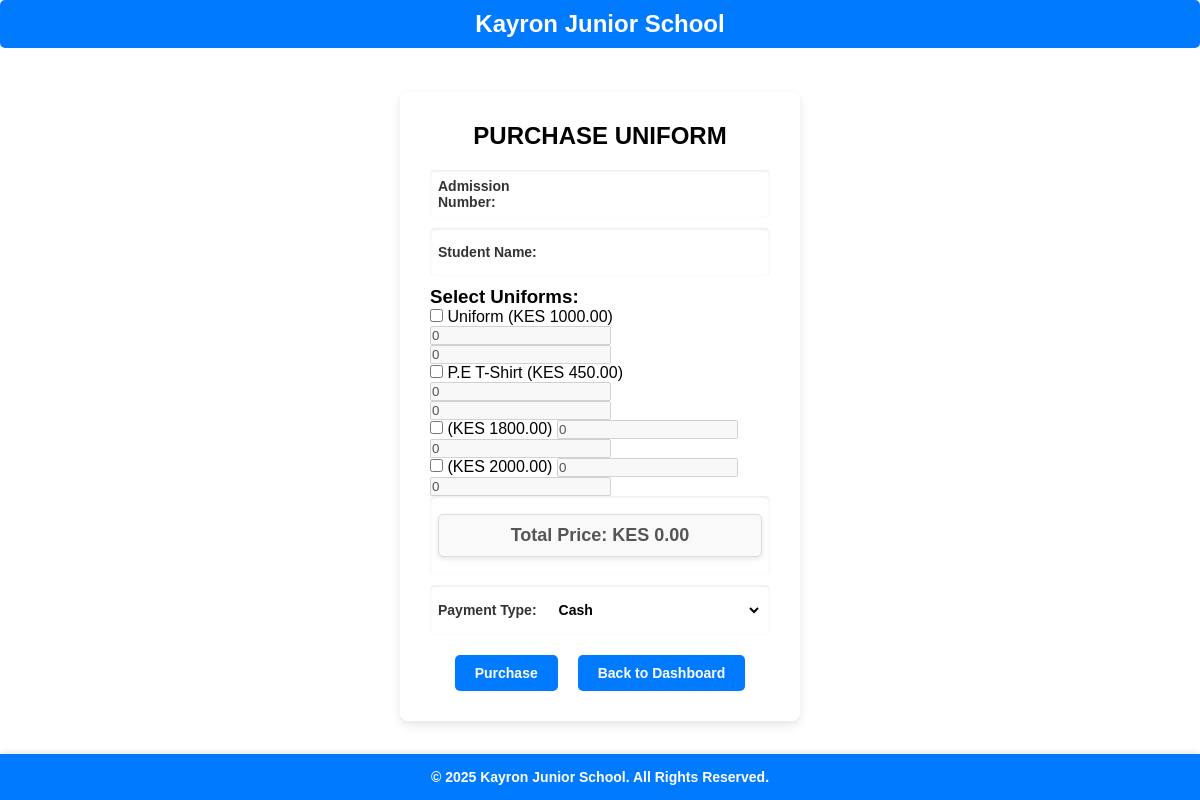
Screenshot of /php/process-uniform.php with the database file from the repository.
### tables this page shows
CREATE TABLE uniform_prices (
    id INT AUTO_INCREMENT PRIMARY KEY,
    uniform_type ENUM('Uniform', 'P.E T-Shirt', 'Track Suit 20-26', 'Track Suit 28-32') NOT NULL,
    size VARCHAR(50) NOT NULL,
    price DECIMAL(10,2) NOT NULL
);

### php/process-uniform.php (the view, shortened to what this page needs)
<!DOCTYPE html>
<html lang="en">
<head>
    <link rel="stylesheet" href="../style/style.css">
</head>
<body>
    <div class="heading-all">
        <h2 class="title">Kayron Junior School</h2>
    </div>
    <div class="lunch-form">
        <div class="add-heading">
            <h2>Purchase Uniform</h2>
        </div>
        <form action="process-uniform.php" method="POST">
            <div class="form-group">
                <label for="admission_no">Admission Number:</label>
                <input type="text" id="admission_no" name="admission_no" required oninput="fetchStudentName()">
            </div>
            <div class="form-group">
                <label for="name">Student Name:</label>
                <input type="text" id="name" name="name" required>
            </div>
            <h3>Select Uniforms:</h3>
            <div id="uniforms-list">
            <?php
            include 'db.php';
            $stmt = $conn->prepare("SELECT id, uniform_type, price FROM uniform_prices");
            $stmt->execute();
            $result = $stmt->get_result();
            while ($uniform = $result->fetch_assoc()):
            ?>
            <div class="uniform-item">
                <label class="uniform-label">
                    <input type="checkbox" class="uniform-checkbox" data-id="<?= $uniform['id']; ?>" data-price="<?= $uniform['price']; ?>">
                    <span class="uniform-info"><?= $uniform['uniform_type'] . " (KES " . $uniform['price'] . ")"; ?></span>
                </label>
                <input type="number" class="quantity" name="uniforms[<?= $uniform['id']; ?>][quantity]" data-price="<?= $uniform['price']; ?>" min="1" value="0" disabled onchange="updateTotalPrice()">
                <input type="number" class="amount-paid" name="uniforms[<?= $uniform['id']; ?>][amount_paid]" min="0" value="0" disabled>
            </div>
            <?php endwhile; ?>
            </div>
            <div class="form-group">
                <p id="total_price">Total Price: KES 0.00</p>
            </div>
            <div class="form-group">
                <label for="payment_type">Payment Type:</label>
                <select name="payment_type" required>
                    <option value="Cash">Cash</option>
                </select>
            </div>
            <div class="button-container">
                <button type="submit" class="add-student-btn">Purchase</button>
                <button type="button" class="add-student-btn">
                    <a href="./dashboard.php">Back to Dashboard</a>
                </button>
            </div>
        </form>
    </div>
    <footer class="footer-dash">
        <p>&copy; <?php echo date("Y")?> Kayron Junior School. All Rights Reserved.</p>
    </footer>
</body>
</html>

### style/style.css (style rules this page uses)
* { margin: 0; padding: 0; box-sizing: border-box; font-family: Arial, sans-serif; }
html, body { height: 100%; margin: 0; padding: 0; display: flex; flex-direction: column; }
.heading-all { text-align: center; background: #007bff; color: #fff; padding: 10px; margin-bottom: 20px; border-radius: 5px; }
.form-group { flex: 1 1 calc(50% - 10px); display: flex; align-items: center; background: #fff; padding: 8px; border-radius: 5px; box-shadow: inset 0px 1px 3px rgba(0, 0, 0, 0.1); }
.form-group label { display: flex; align-items: center; font-size: 14px; font-weight: bold; color: #333; margin-right: 10px; }
.form-group input, select { flex: 1; padding: 8px; border: none; outline: none; font-size: 14px; font-weight: bold; background: transparent; }
.button-container { display: flex; justify-content: center; gap: 20px; margin-top: 20px; }
.add-student-btn { padding: 10px 20px; font-size: 14px; font-weight: bold; color: white; background: #007bff; border: none; border-radius: 5px; cursor: pointer; transition: 0.3s; display: inline-block; text-align: center; }
.add-student-btn a { text-decoration: none; color: white; }
.add-heading { text-align: center; text-transform: uppercase; font-weight: bold; margin-bottom: 20px; }
.lunch-form { width: 100%; max-width: 400px; margin: auto; background-color: #fff; padding: 30px; border-radius: 8px; box-shadow: 0 4px 10px rgba(0, 0, 0, 0.1); display: flex; flex-direction: column; align-items: center; }
.lunch-form .form-group { flex: 1 1 calc(50% - 10px); display: flex; align-items: center; background: #fff; padding: 8px; border-radius: 5px; box-shadow: inset 0px 1px 3px rgba(0, 0, 0, 0.1); margin-bottom: 10px; }
.footer-dash { text-align: center; padding: 15px; background: #007bff; color: white; position: relative; margin-top: 10px; width: 100%; font-size: 14px; font-weight: bold; box-shadow: 0px -2px 5px rgba(0, 0, 0, 0.1); transition: all 0.3s ease-in-out; }
.footer-dash p { margin: 0; }
#total_price { font-size: 18px; font-weight: bold; color: #555; background-color: #f9f9f9; padding: 10px; border-radius: 5px; border: 1px solid #ddd; text-align: center; margin-top: 10px; margin-bottom: 10px; width: 100%; box-shadow: 0 2px 5px rgba(0, 0, 0, 0.1); }

### rows the page displays
uniform_prices: uniform_type "Uniform", price "1000.00"
uniform_prices: uniform_type "P.E T-Shirt", price "450.00"
uniform_prices: price "1800.00"
uniform_prices: price "2000.00"
